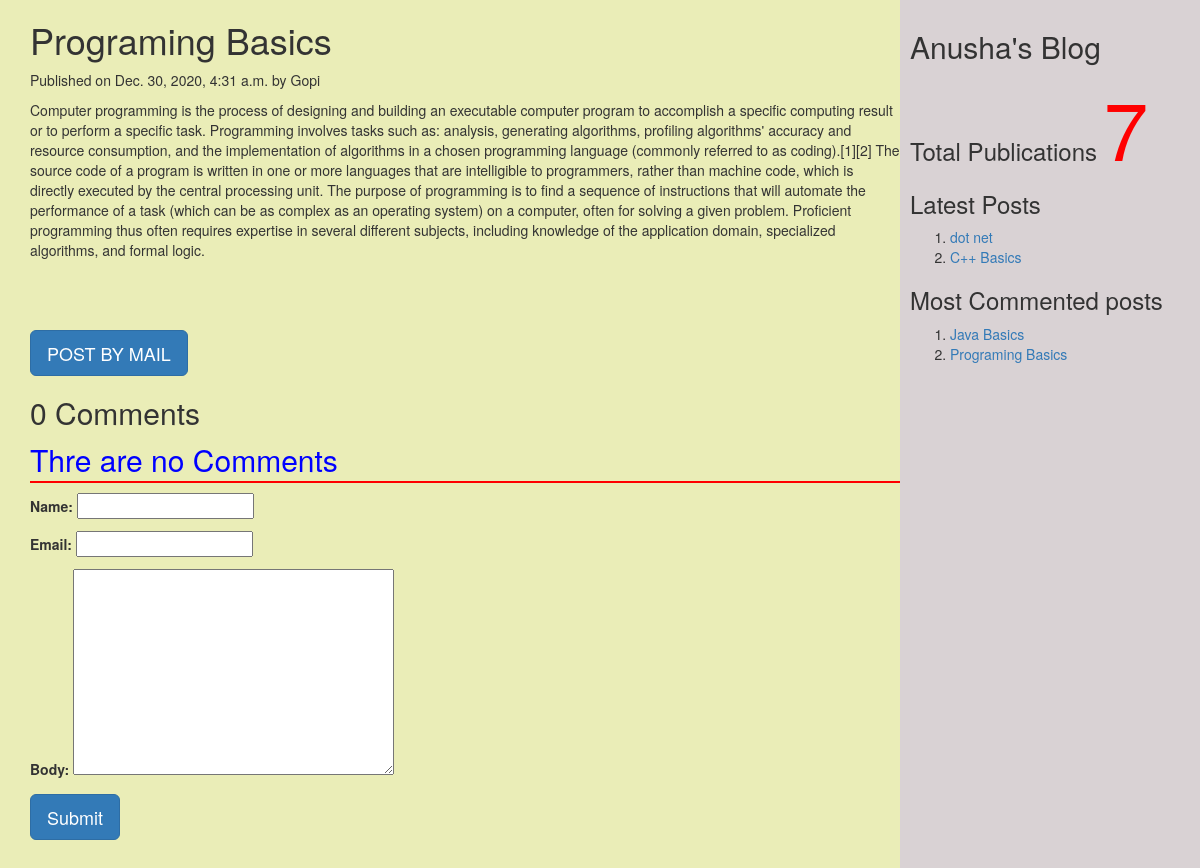
Screenshot of /2020/12/30/programing-basics/ with the database file from the repository.
### myApp/models.py (models this page shows, shortened)
class Post(models.Model):
    tags=TaggableManager()
    STATUS_CHOICES=(('draft','Draft'),('published','Published'))
    title=models.CharField(max_length=200)
    slug=models.SlugField(max_length=264,unique_for_date='publish')
    author=models.ForeignKey(User,related_name='blog_posts',on_delete=models.CASCADE)
    body=models.TextField()
    publish=models.DateTimeField(default=timezone.now)
    created=models.DateTimeField(auto_now_add=True)
    updated=models.DateTimeField(auto_now=True)
    status=models.CharField(max_length=20,choices=STATUS_CHOICES,default='draft')
    objects=CustomManager()
    class Meta:
        ordering=('-publish',)
    def get_absolute_url(self):
        return reverse('post_detail',args=[self.publish.year,self.publish.strftime('%m'),self.publish.strftime('%d'),self.slug])

### myApp/views.py (the view, shortened to what this page needs)
# urls.py: url(r'(?P<year>\d{4})/(?P<month>\d{2})/(?P<day>\d{2})/(?P<post>[-\w]+)/$',views.post_detail_view,name='post_detail'),
def post_detail_view(request,year,month,day,post):
    post=get_object_or_404(Post,slug=post,publish__year=year,publish__month=month,publish__day=day)
    comments=post.comments.filter(active=True)
    csubmit=False
    form=CommentForm()
    d={'post':post,'form':form,'csubmit':csubmit,'comments':comments}
    return render(request,'myApp/post_detail.html',d)

### myApp/forms.py
class CommentForm(forms.ModelForm):
    class Meta:
        model=Comment
        fields=('name','email','body')

### myApp/models.py (called while the page is built)
    def get_queryset(self):
        return super().get_queryset().filter(status='published')

### myApp/templatetags/mytags.py (called while the page is built)
@register.simple_tag
def total_posts():
    return Post.objects.count()

@register.inclusion_tag('myApp/latest_post.html')
def show_latest_posts(count=3):
    latest_post=Post.objects.order_by('-publish')[:count]
    return {'latest_posts':latest_post}

@register.simple_tag
def get_most_commented_posts(count=2):
    return Post.objects.annotate(total_comments=Count('comments')).order_by('-total_comments')[:count]

### templates/myApp/post_detail.html (shortened to what this page needs)
<!DOCTYPE html>
<html lang="en" dir="ltr">
{%extends 'myApp/parent.html'%}
    {% block content_block%}
    <h1>{{post.title}}</h1>
    <p>Published on {{post.publish}} by {{post.author|title}}</p>
    {{post.body|linebreaks}}<br><br><br>
    <a href="/{{post.id}}/share" class="btn btn-lg btn-primary">POST BY MAIL</a>
     {%with comments.count as comments_count%}
     <h2>{{comments_count}} Comment{{comments_count|pluralize}}</h2>
     {%endwith%}
     {%if comments%}
     {%for c in comments%}
     <p>Comment {{forloop.counter}} by {{c.name}}</p>
     <div>
       {{c.body|linebreaks}}
     </div>
     <hr>
     {%endfor%}
     {%else%}
      <p style="color:blue;font-size:30px;font-style:bold;border-bottom:2px red solid;">Thre are no Comments</p>
     {%endif%}
     {%if csubmit%}
     <h2>Thank you... Your comment added successfully</h2>
     {%else%}
     <form method="post">
       {{form.as_p}}
       <input type="submit" class="btn btn-lg btn-primary"value="Submit">
     </form>
       {%endif%}
    {%endblock%}

### templates/myApp/parent.html (shortened to what this page needs)
<html>
{% load mytags %}
  <head>
    <link rel="stylesheet" href="https://maxcdn.bootstrapcdn.com/bootstrap/3.3.7/css/bootstrap.min.css">
  </head>
  <body>
    <div class="content" style="width:75%;float:left;background-color:#eaedb7;height:1000px;padding:0 0 0 30px">
              {%block content_block%}
              {%endblock%}
    </div>
    <div class="sidebar" style="width:25%;float:right;background-color:#d9d2d4;height:1000px;padding:10px">
      <h2>Anusha's Blog</h2>
      <h3> Total Publications
        <span style="color:red; font-size:80px">
        {% total_posts %}
        </span>
        <h3>Latest Posts </h3>
        {%show_latest_posts 2%}
        <h3>Most Commented posts</h3>
        {% get_most_commented_posts as m %}
        <ol>
          {% for post in m%}
          <li><a href="{{post.get_absolute_url}}">{{post.title}}</a></li>
          {%endfor%}
        </ol>
  </body>
</html>

### templates/myApp/latest_post.html
<!DOCTYPE html>
  <body>
    <ol>
    {%for post in latest_posts %}
    <li><a href="{{post.get_absolute_url}}">{{post.title}}</a></li>
    {%endfor%}
      </ol>
  </body>
</html>

### rows the page displays
Post: title "Programing Basics", publish "Dec. 30, 2020, 4:31 a.m.", author "Gopi", body "Computer programming is the process of designing and building an executable computer program to accomplish a specific computing result or to perform a specific task. Programming involves tasks such as: analysis, generating algorithms, profiling algorithms' accuracy and resource consumption, and the implementation of algorithms in a chosen programming language (commonly referred to as coding).[1][2] The source code of a program is written in one or more languages that are intelligible to programmers, rather than machine code, which is directly executed by the central processing unit. The purpose of programming is to find a sequence of instructions that will automate the performance of a task…"
Post: title "dot net"
Post: title "C++ Basics"
Post: title "Java Basics"

### other values shown
{{ comments_count }} "0"
